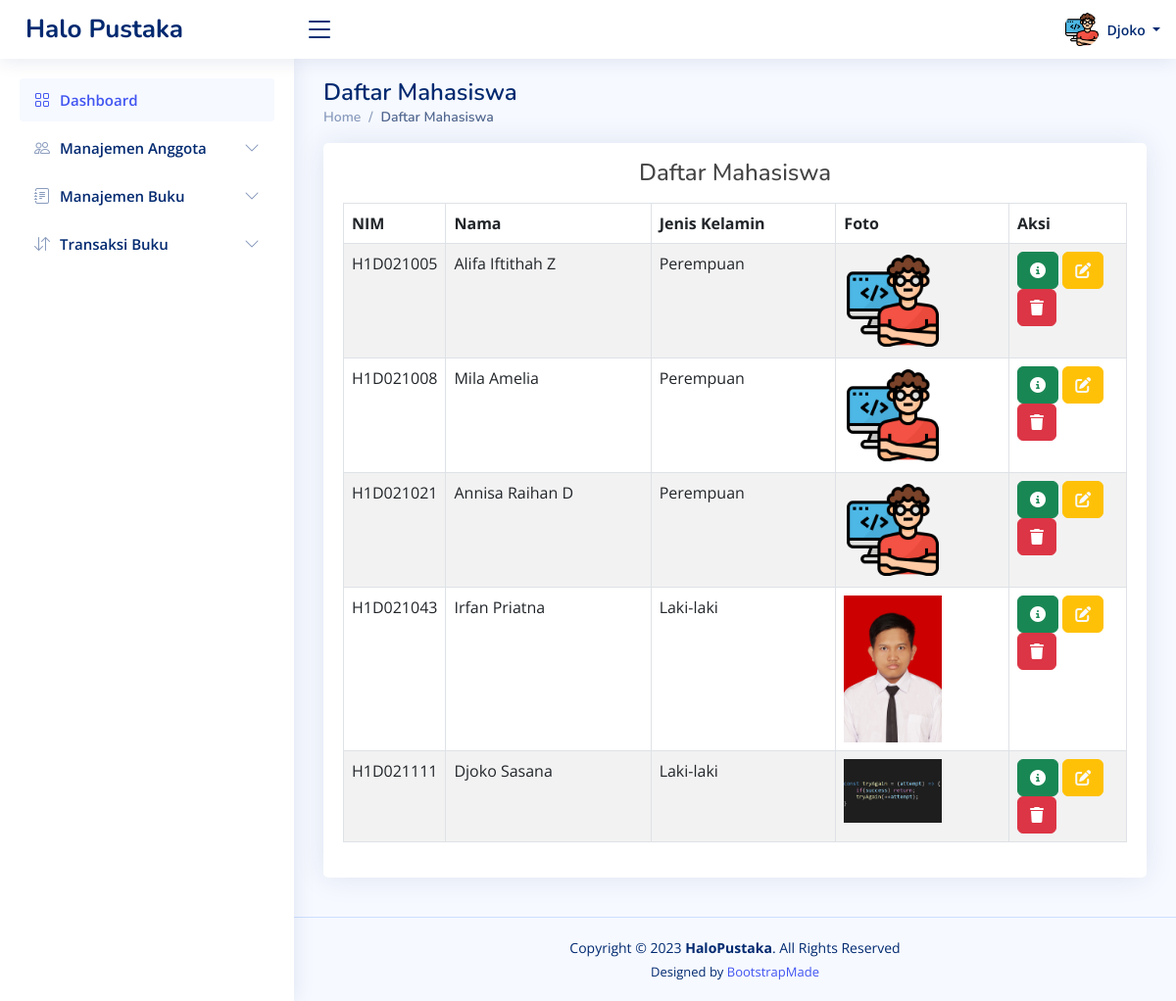
/dashboard.php?page=viewmahasiswa (signed in), run on an earlier commit of the app's database.
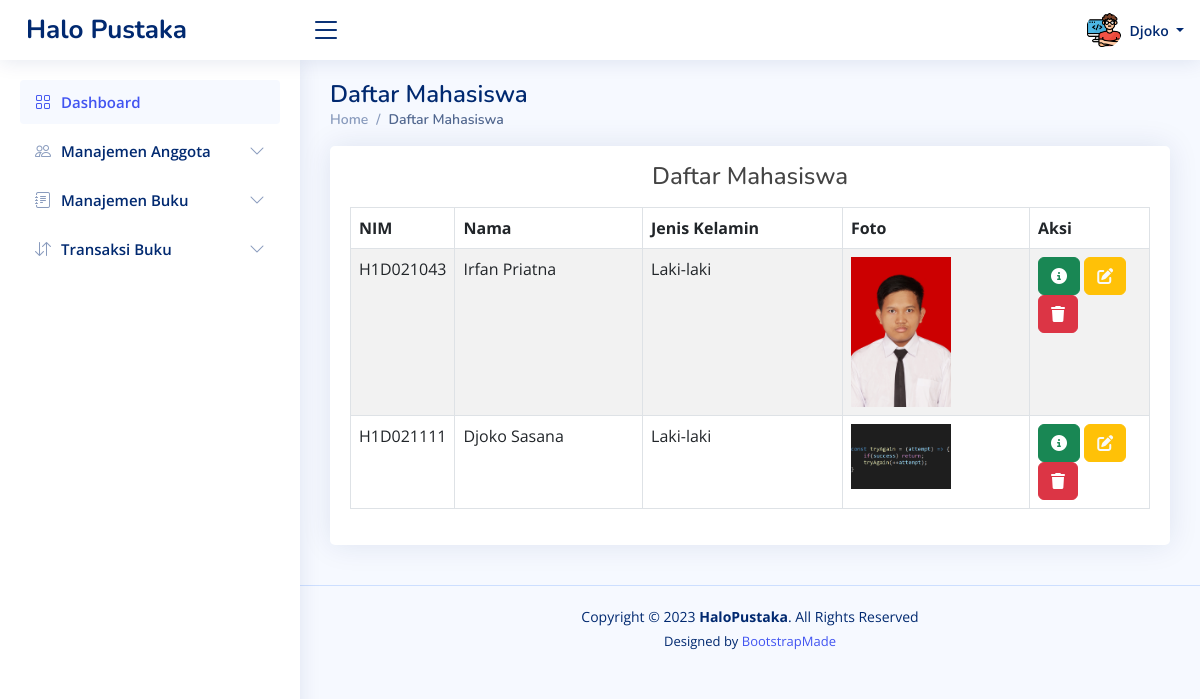
And on a later commit of the database.
### tables this page shows
CREATE TABLE `pengurus` (
  `id_pengurus` char(5) NOT NULL,
  `nama` varchar(100) NOT NULL,
  `password` varchar(100) NOT NULL,
  `level` varchar(20) NOT NULL,
  `pic` varchar(50) NOT NULL DEFAULT 'pengurus/admin.png'
);

CREATE TABLE `anggota` (
  `nim` char(9) NOT NULL,
  `nama` varchar(100) NOT NULL,
  `password` varchar(100) NOT NULL,
  `email` varchar(100) NOT NULL,
  `no_hp` varchar(15) NOT NULL,
  `alamat` text NOT NULL,
  `jenis_kelamin` char(1) NOT NULL,
  `pic` varchar(50) NOT NULL DEFAULT 'anggota/mhs.png'
);

### _viewmahasiswa.php (the view, shortened to what this page needs)
<div class="container">
    <div class="card" style="margin-bottom: 20px;">
        <div class="card-body">
            <h4 class="text-center mt-3 mb-3">Daftar Mahasiswa</h4>
            <table id="table5" class="table table-striped table-bordered">
                <thead>
                    <tr>
                        <th style="width: 0;">NIM</th>
                        <th>Nama</th>
                        <th>Jenis Kelamin</th>
                        <th>Foto</th>
                        <th style="width: 120px;">Aksi</th>
                    </tr>
                </thead>
                <tbody>
                    <?php
                    $hasil = mysqli_query($koneksi, "SELECT * FROM anggota");
                    while ($data = mysqli_fetch_array($hasil)) {
                        ?>
                        <tr>
                            <td>
                                <?php echo $data["nim"] ?>
                            </td>
                            <td class="text-capitalize">
                                <?php echo $data["nama"] ?>
                            </td>
                            <td>
                                <?php if ($data['jenis_kelamin'] == "l")
                                    echo "Laki-laki";
                                else
                                    echo "Perempuan" ?>
                                </td>
                                <td><img src="assets/img/<?php echo $data["pic"] ?>" alt="<?php echo $data["nama"] ?>"
                                    width="100px"></td>
                            <td><a href="#" data-bs-toggle="modal" data-bs-target="#detailModal"
                                    data-id="<?php echo $data['nim'] ?>" class="btn btn-success btndetailmahasiswa"
                                    data-id="<?php echo $data["nim"] ?>"><i class="fas fa-circle-info"></i></a>
                                <a href="?page=editmahasiswa&id=<?php echo $data['nim'] ?>"
                                    class="btn btn-warning text-light" id="btnedit"><i class="fas fa-pen-to-square"></i></a>
                                <a href="?page=viewmahasiswa&id=<?php echo $data['nim'] ?>"
                                    class="btn btn-danger confirmAlert" id="btnhapus"><i class="fas fa-trash"></i></a>
                            </td>
                        </tr>
                        <?php
                    }
                    ?>
                </tbody>
            </table>
        </div>
    </div>
</div>

### template/head.php (shortened to what this page needs)
<!DOCTYPE html>
<html lang="en">
<head>
    <link href="https://cdn.jsdelivr.net/npm/bootstrap@5.2.3/dist/css/bootstrap.min.css" rel="stylesheet"
>
    <link rel="stylesheet" href="https://cdn.jsdelivr.net/npm/bootstrap-icons@1.10.4/font/bootstrap-icons.min.css">
    <link
        href="https://cdn.datatables.net/v/bs5/jszip-2.5.0/dt-1.13.4/b-2.3.6/b-colvis-2.3.6/b-html5-2.3.6/b-print-2.3.6/datatables.min.css"
        rel="stylesheet" />
    <link rel="stylesheet" href="https://cdn.jsdelivr.net/npm/sweetalert2@10/dist/sweetalert2.min.css">
    <link rel="stylesheet" href="https://use.fontawesome.com/releases/v5.15.4/css/all.css"
 />
    <link rel="stylesheet" href="https://site-assets.fontawesome.com/releases/v6.2.1/css/all.css">
    <link rel="stylesheet"
        href="https://cdnjs.cloudflare.com/ajax/libs/selectize.js/0.12.6/css/selectize.bootstrap3.min.css"
 />
    <link rel="stylesheet" href="assets/css/<?php echo $css ?>">
</head>
<body>

### dashboard.php (shortened to what this page needs)
<?php
$css = "admin.css";
include "template/head.php";
include "koneksi.php";
?>
<header id="header" class="header fixed-top d-flex align-items-center">
    <div class="d-flex align-items-center justify-content-between">
        <a href="dashboard.php" class="logo d-flex align-items-center">
            <span class="d-none d-lg-block">Halo Pustaka</span>
        </a>
        <i class="bi bi-list toggle-sidebar-btn"></i>
    </div>
    <nav class="header-nav ms-auto">
        <ul class="d-flex align-items-center">
            <li class="nav-item dropdown pe-3">
                <?php
                $sql = mysqli_query($koneksi, "SELECT pic FROM " . $_SESSION['role'] . " WHERE id_pengurus = '" . $_SESSION['username'] . "'");
                $data = mysqli_fetch_array($sql);
                ?>
                <a class="nav-link nav-profile d-flex align-items-center pe-0" href="#" data-bs-toggle="dropdown">
                    <img src="assets/img/<?php echo $data['pic'] ?>" alt="Profile" class="rounded-circle">
                    <span class="d-none d-md-block dropdown-toggle ps-2">
                        <?php echo $_SESSION['nama'] ?>
                    </span>
                </a>
            </li>
        </ul>
    </nav>
</header>
<aside id="sidebar" class="sidebar">
    <ul class="sidebar-nav" id="sidebar-nav">
        <li class="nav-item">
            <a class="nav-link " href="dashboard.php">
                <i class="bi bi-grid"></i>
                <span>Dashboard</span>
            </a>
        </li>
        <li class="nav-item">
            <a class="nav-link collapsed" data-bs-target="#components-nav" data-bs-toggle="collapse" href="#">
                <i class="bi bi-people"></i><span>Manajemen Anggota</span><i class="bi bi-chevron-down ms-auto"></i>
            </a>
        </li>
        <li class="nav-item">
            <a class="nav-link collapsed" data-bs-target="#forms-nav" data-bs-toggle="collapse" href="#">
                <i class="bi bi-journal-text"></i><span>Manajemen Buku</span><i class="bi bi-chevron-down ms-auto"></i>
            </a>
        </li>
        <li class="nav-item">
            <a class="nav-link collapsed" data-bs-target="#tables-nav" data-bs-toggle="collapse" href="#">
                <i class="bi bi-arrow-down-up"></i><span>Transaksi Buku</span><i class="bi bi-chevron-down ms-auto"></i>
            </a>
        </li>
    </ul>
</aside>
<main id="main" class="main">
    <?php
    if (isset($_GET['page'])) {
        $act = $_GET['page'];
    }
    switch ($act) {
        case "viewmahasiswa":
            $halaman = "_viewmahasiswa.php";
            $judul = "Daftar Mahasiswa";
            break;
    }
    ?>
    <div class="pagetitle">
        <h1>
            <?php echo $judul; ?>
        </h1>
        <nav>
            <ol class="breadcrumb">
                <li class="breadcrumb-item"><a href="dashboard.php">Home</a></li>
                <li class="breadcrumb-item active">
                    <?php echo $judul; ?>
                </li>
            </ol>
        </nav>
    </div>
    <section class="section dashboard">
        <div class="row">
            <?php
            include $halaman;
            ?>
        </div>
    </section>
</main>
<footer id="footer" class="footer">
    <div class="copyright">
        Copyright &copy; 2023 <strong><span>HaloPustaka</span></strong>. All Rights Reserved
    </div>
    <div class="credits">
        Designed by <a href="https://bootstrapmade.com/">BootstrapMade</a>
    </div>
</footer>
<?php
include "template/foot.php";
?>

### template/foot.php (shortened to what this page needs)
</body>
</html>

### assets/css/admin.css (style rules this page uses)
:root { scroll-behavior: smooth; }
body { font-family: "Open Sans", sans-serif; background: #f6f9ff; color: #444444; }
a { color: #4154f1; text-decoration: none; }
h1, h2, h3, h4, h5, h6 { font-family: "Nunito", sans-serif; }
#main { margin-top: 60px; padding: 20px 30px; transition: all 0.3s; }
.pagetitle { margin-bottom: 10px; }
.pagetitle h1 { font-size: 24px; margin-bottom: 0; font-weight: 600; color: #012970; }
.card { margin-bottom: 30px; border: none; border-radius: 5px; box-shadow: 0px 0 30px rgba(1, 41, 112, 0.1); }
.card-body { padding: 0 20px 20px 20px; }
.breadcrumb { font-size: 14px; font-family: "Nunito", sans-serif; color: #899bbd; font-weight: 600; }
.breadcrumb a { color: #899bbd; transition: 0.3s; }
.breadcrumb .breadcrumb-item::before { color: #899bbd; }
.breadcrumb .active { color: #51678f; font-weight: 600; }
.logo { line-height: 1; }
@media (min-width: 1200px) { .logo { width: 280px; } }
.logo span { font-size: 26px; font-weight: 700; color: #012970; font-family: "Nunito", sans-serif; }
.header { transition: all 0.5s; z-index: 997; height: 60px; box-shadow: 0px 2px 20px rgba(1, 41, 112, 0.1); background-color: #fff; padding-left: 20px; }
.header .toggle-sidebar-btn { font-size: 32px; padding-left: 10px; cursor: pointer; color: #012970; }
.header-nav ul { list-style: none; }
.header-nav>ul { margin: 0; padding: 0; }
.header-nav .nav-profile { color: #012970; }
.header-nav .nav-profile img { max-height: 36px; }
.header-nav .nav-profile span { font-size: 14px; font-weight: 600; }
.sidebar { position: fixed; top: 60px; left: 0; bottom: 0; width: 300px; z-index: 996; transition: all 0.3s; padding: 20px; overflow-y: auto; scrollbar-width: thin; scrollbar-color: #aab7cf transparent; box-shadow: 0px 0px 20px rgba(1, 41, 112, 0.1); background-color: #fff; }
@media (min-width: 1200px) { #main, #footer { margin-left: 300px; } }
.sidebar-nav { padding: 0; margin: 0; list-style: none; }
.sidebar-nav li { padding: 0; margin: 0; list-style: none; }
.sidebar-nav .nav-item { margin-bottom: 5px; }
.sidebar-nav .nav-link { display: flex; align-items: center; font-size: 15px; font-weight: 600; color: #4154f1; transition: 0.3; background: #f6f9ff; padding: 10px 15px; border-radius: 4px; }
.sidebar-nav .nav-link i { font-size: 16px; margin-right: 10px; color: #4154f1; }
.sidebar-nav .nav-link.collapsed { color: #012970; background: #fff; }
.sidebar-nav .nav-link.collapsed i { color: #899bbd; }
.sidebar-nav .nav-link .bi-chevron-down { margin-right: 0; transition: transform 0.2s ease-in-out; }
.footer { padding: 20px 0; font-size: 14px; transition: all 0.3s; border-top: 1px solid #cddfff; }
.footer .copyright { text-align: center; color: #012970; }
.footer .credits { padding-top: 5px; text-align: center; font-size: 13px; color: #012970; }

What changed in the data, as far as the page shows it:
removed anggota: nim "H1D021005", nama "Alifa Iftithah Z", jenis_kelamin "Perempuan", pic (picture)
removed anggota: nim "H1D021008", nama "Mila Amelia", jenis_kelamin "Perempuan", pic (picture)
removed anggota: nim "H1D021021", nama "Annisa Raihan D", jenis_kelamin "Perempuan", pic (picture)
